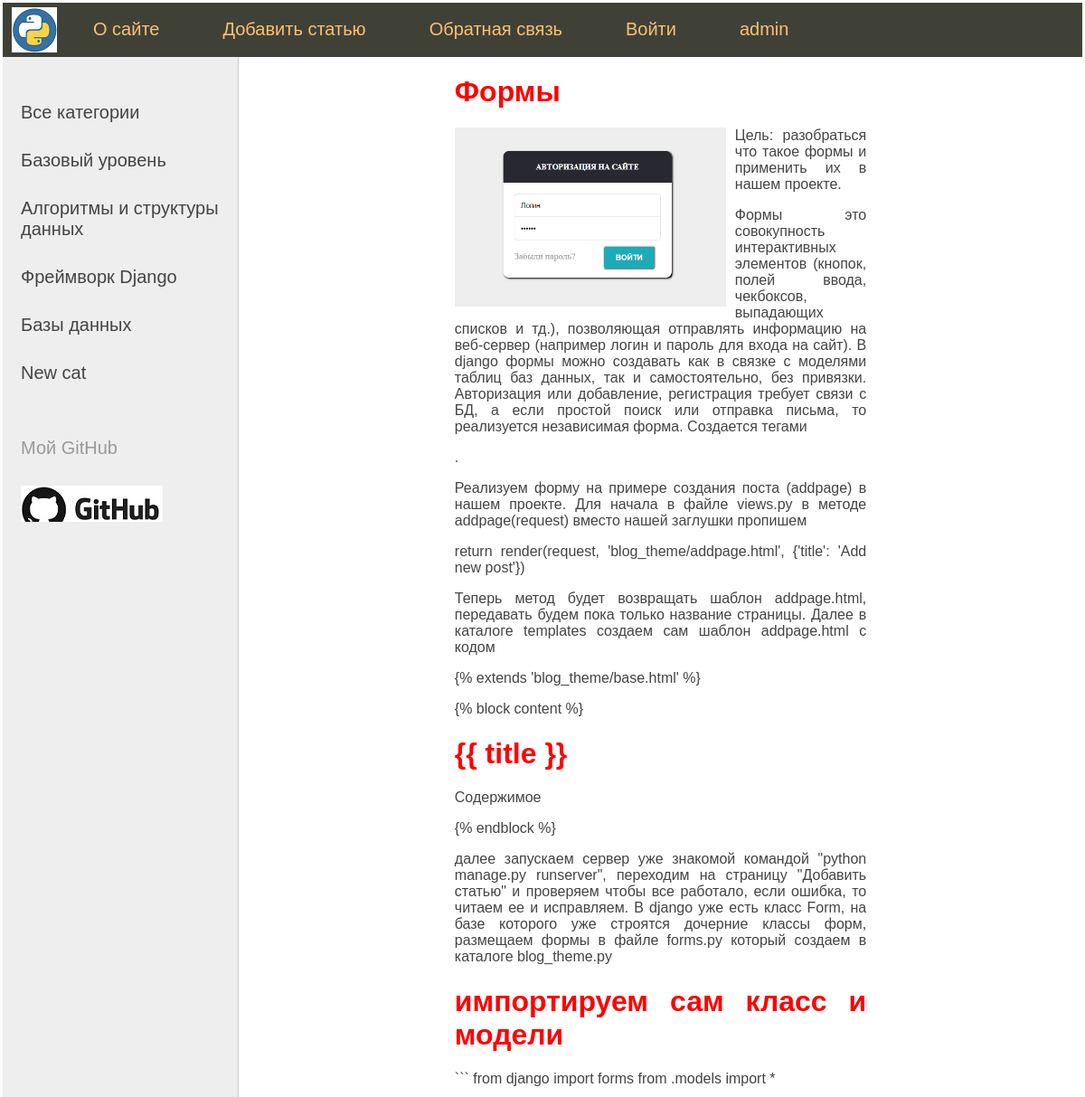
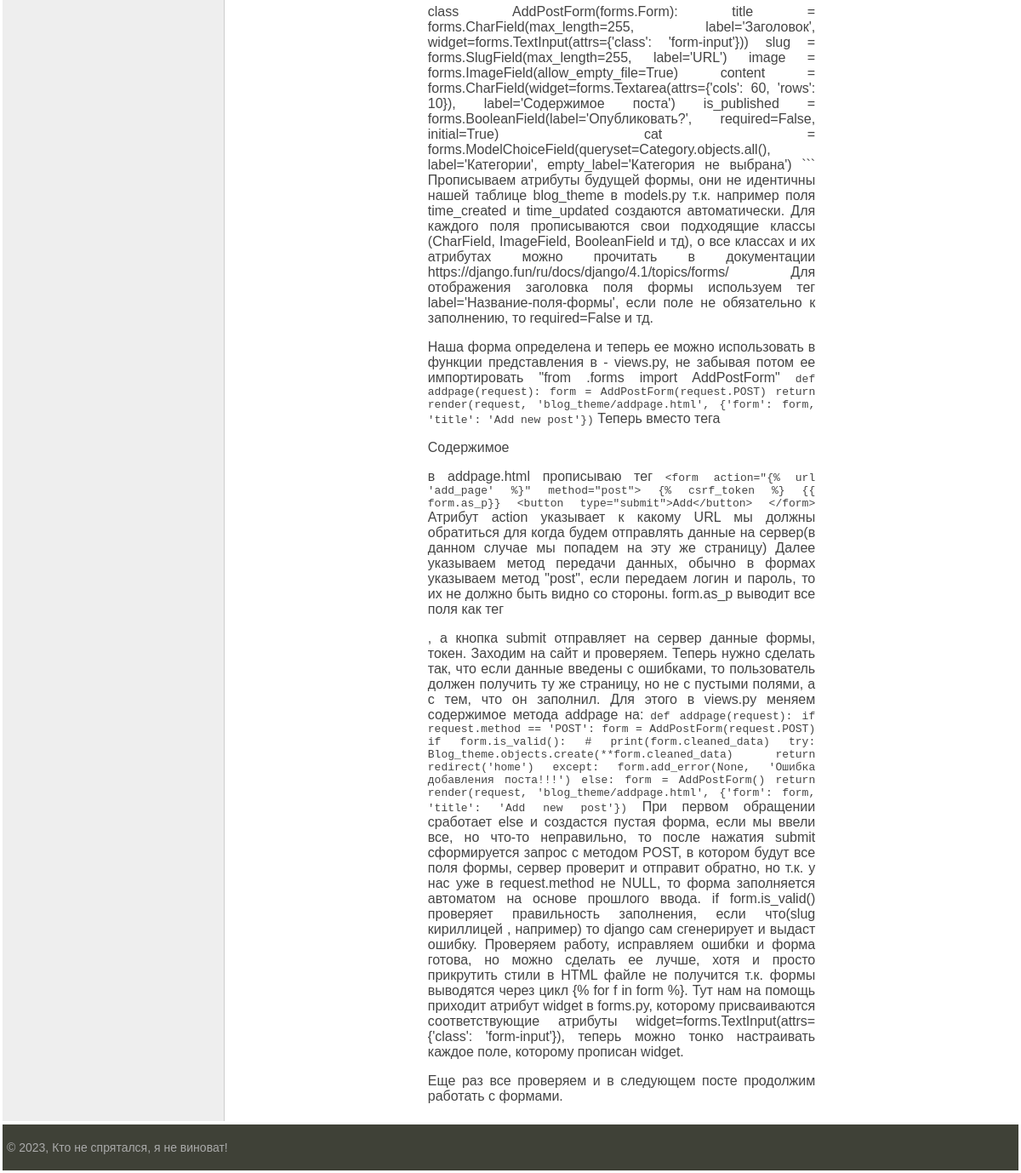
The app's page /post/formy/ with its own data (2 pictures, top to bottom).
### blog_theme/models.py (models this page shows, shortened)
class Category(models.Model):
    name = models.CharField(max_length=100, db_index=True, verbose_name='Раздел')
    slug = models.SlugField(max_length=255, unique=True, db_index=True, verbose_name='URL')
    def get_absolute_url(self):
        return reverse('category', kwargs={'cat_slug': self.slug})
    class Meta:
        verbose_name = 'Раздел:'
        verbose_name_plural = 'Разделы:'
        ordering = ['id']

class Blog_theme(models.Model):
    title = models.CharField(max_length=255, verbose_name='Заголовок')
    slug = models.SlugField(max_length=255, unique=True, db_index=True, verbose_name='URL')
    content = MDTextField()
    photo = models.ImageField(upload_to="photos/%Y/%m/%d", verbose_name='Фото')
    time_created = models.DateTimeField(auto_now_add=True, verbose_name='Создано')
    time_updated = models.DateTimeField(auto_now=True, verbose_name='Изменено')
    is_published = models.BooleanField(default=True, verbose_name='Опубликованно')
    cat = models.ForeignKey('Category', on_delete=models.PROTECT, verbose_name='Раздел')
    def __str__(self):
        return self.title
    class Meta:
        verbose_name = 'Темы:'
        verbose_name_plural = 'Темы:'

### blog_theme/views.py (the view)
# urls.py: path('post/<slug:post_slug>/', ShowPost.as_view(), name='post'),
class ShowPost(DetailView):
    model = Blog_theme
    template_name = 'blog_theme/post.html'
    slug_url_kwarg = 'post_slug'
    context_object_name = 'post'
    def get_context_data(self, *, object_list=None, **kwargs):
        context = super().get_context_data(**kwargs)
        context['title'] = context['post']
        return context

### blog_theme/templatetags/blog_theme_tags.py (called while the page is built)
@register.inclusion_tag('blog_theme/list_categories.html')
def show_categories(sort=None, cat_selected=0):
    if not sort:
        cats = Category.objects.all()
    else:
        cats = Category.objects.order_by(sort)
    return {'cats': cats, 'cat_selected': cat_selected}

@register.simple_tag()
def get_menu():
    menu = [{'title': 'О сайте', 'url_name': 'about'},
            {'title': 'Добавить статью', 'url_name': 'add_page'},
            {'title': 'Обратная связь', 'url_name': 'contact'},
            {'title': 'Войти', 'url_name': 'login'},
            ]
    return menu

### blog_theme/templates/blog_theme/post.html
{% extends 'blog_theme/base.html' %}
{% load markdownify %}
{% block content %}
<h1>{{post.title}}</h1>
{% if post.photo %}
<p><img class="img-article-left" src="{{post.photo.url}}"></p>
{% endif %}
{{ post.content|markdownify }}
{% endblock %}

### blog_theme/templates/blog_theme/list_categories.html
{% if cat_selected == 0 %}
			<li class="selected">Все категории</li>
{% else %}
			<li><a href="{% url 'home' %}">Все категории</a></li>
{% endif %}
{% for c in cats %}
	{% if c.slug == cat_selected %}
			<li class="selected">{{c.name}}</li>
	{% else %}
			<li><a href="{{ c.get_absolute_url }}">{{c.name}}</a></li>
	{% endif %}
{% endfor %}

### blog_theme/static/blog_theme/css/styles.css (style rules this page uses)
html, body { font-family: 'Arial'; margin: 0; padding: 0; height: 100%; width: 100%; color: #444; }
h1 { color: red; }
a { color: #0059b2; text-decoration: none; }
img { max-width: 600px; height: auto; }
img.img-article-left { max-width: 300px; height: auto; float: left; padding: 0 10px 10px 0; }
.left-chapters ul li { margin: 30px 0 0 0; color: #999; }
.left-chapters ul li a { color: #444; text-decoration: none; }

### records on screen
Category: name "Базовый уровень"
Category: name "Алгоритмы и структуры данных"
Category: name "Фреймворк Django"
Category: name "Базы данных"
Category: name "New cat"
Blog_theme: title "Формы", photo (picture), content "Цель: разобраться что такое формы и применить их в нашем проекте. Формы это совокупность интерактивных элементов (кнопок, полей ввода, чекбоксов, выпадающих списков и тд.), позволяющая отправлять информацию на веб-сервер (например логин и пароль для входа на сайт). В django формы можно создавать как в связке с моделями таблиц баз данных, так и самостоятельно, без привязки. Авторизация или добавление, регистрация требует связи с БД, а если простой поиск или отправка письма, то реализуется независимая форма. Создается тегами . Реализуем форму на примере создания поста (addpage) в нашем проекте. Для начала в файле views.py в методе addpage(request) вместо нашей заглушки пропишем return…"

### other values on screen
{{ m.title }} "О сайте" "Добавить статью" "Обратная связь" "Войти"
